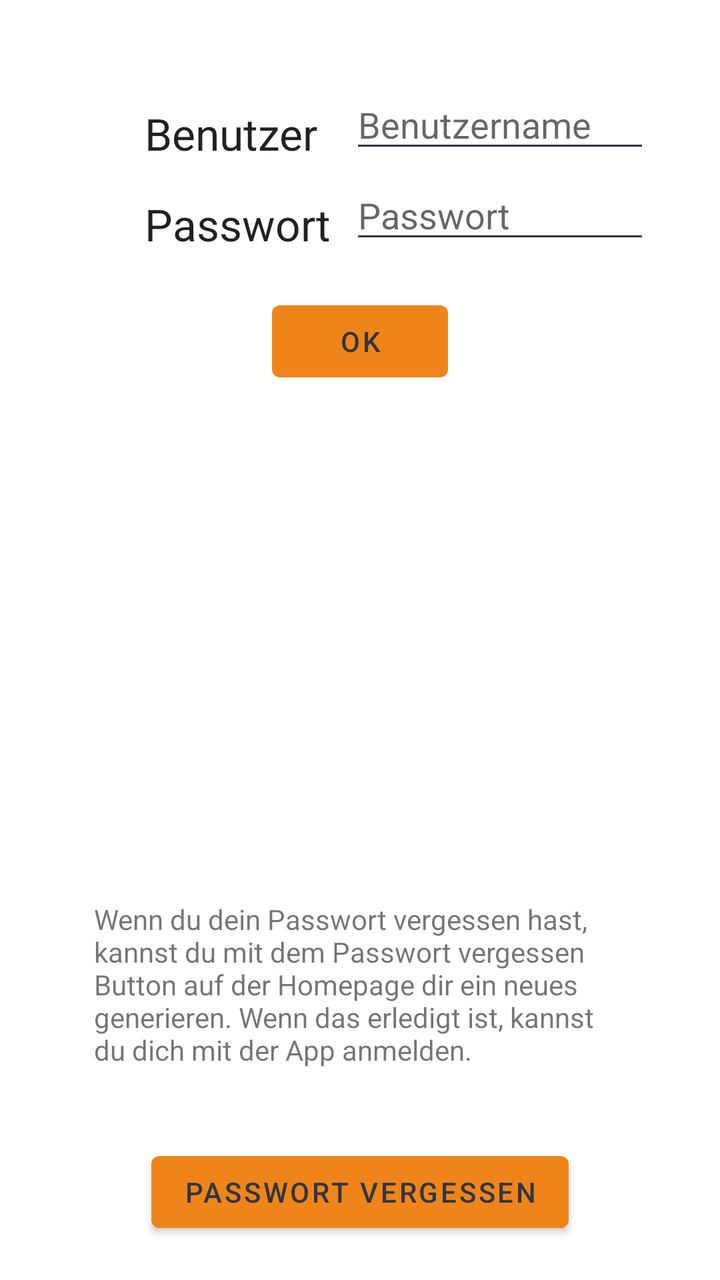
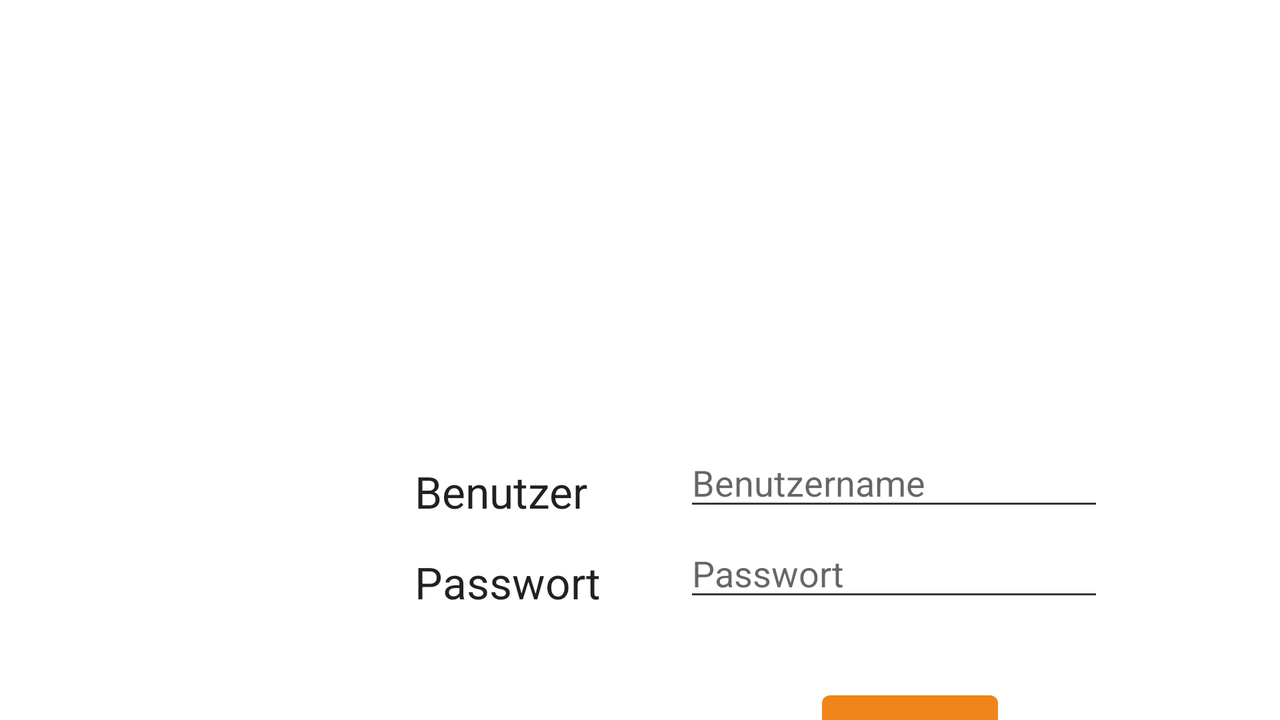

Compare how this app lays out the same screen by default and in its alternative resource folder. The renders come first, then the two layout files and the values they reference.
<!-- AndroidManifest.xml: application theme Theme.Enjoy -->
<!-- res/layout/fragment_login.xml -->
<?xml version="1.0" encoding="utf-8"?>
<androidx.constraintlayout.widget.ConstraintLayout
        xmlns:android="http://schemas.android.com/apk/res/android"
        xmlns:app="http://schemas.android.com/apk/res-auto"
        xmlns:tools="http://schemas.android.com/tools"
        android:layout_width="match_parent"
        android:layout_height="match_parent"
        tools:context=".login.LoginFragment">

  <ImageView
          android:src="@drawable/logo"
          android:layout_width="wrap_content"
          android:layout_height="wrap_content"
          android:id="@+id/logo"
          app:layout_constraintTop_toTopOf="parent"
          android:layout_marginTop="4dp"
          app:layout_constraintStart_toStartOf="parent"
          app:layout_constraintHorizontal_bias="0.5"
          app:layout_constraintEnd_toEndOf="parent"
          android:contentDescription="@string/logo"/>
  <EditText
          android:id="@+id/user"
          android:layout_width="wrap_content"
          android:layout_height="wrap_content"
          android:inputType="textPersonName"
          android:ems="10"
          app:layout_constraintStart_toEndOf="@+id/labelUser"
          android:layout_marginLeft="16dp"
          android:layout_marginStart="16dp"
          android:hint="@string/user_hint"
          android:autofillHints="Benutzername"
          android:width="150dp"
          app:layout_constraintBottom_toBottomOf="@+id/labelUser"
          />
  <TextView
          android:text="@string/password"
          android:layout_width="wrap_content"
          android:labelFor="@id/password"
          android:layout_height="wrap_content"
          android:id="@+id/labelPassword"
          android:textAppearance="@style/TextAppearance.AppCompat.Large"
          app:layout_constraintTop_toBottomOf="@+id/labelUser"
          android:layout_marginTop="16dp"
          android:layout_marginEnd="-30dp"
          app:layout_constraintEnd_toStartOf="@+id/buttonOk"
          android:layout_marginRight="-30dp"/>
  <TextView
          android:text="@string/user_label"
          android:layout_width="wrap_content"
          android:labelFor="@id/user"
          android:layout_height="wrap_content"
          android:id="@+id/labelUser"
          app:layout_constraintTop_toBottomOf="@+id/logo"
          android:textAppearance="@style/TextAppearance.AppCompat.Large"
          android:layout_marginTop="48dp"
          app:layout_constraintStart_toStartOf="@+id/labelPassword"/>
  <EditText
          android:id="@+id/password"
          android:layout_width="wrap_content"
          android:layout_height="wrap_content"
          android:inputType="textPassword"
          android:ems="10"
          app:layout_constraintStart_toStartOf="@+id/user"
          android:hint="@string/passwd_hint"
          android:autofillHints="Benutzername"
          android:width="150dp"
          app:layout_constraintBottom_toBottomOf="@+id/labelPassword"
          />
  <Button
          android:id="@+id/buttonOk"
          android:layout_width="wrap_content"
          android:layout_height="wrap_content"
          android:text="@string/ok"
          app:layout_constraintStart_toStartOf="parent"
          app:layout_constraintEnd_toEndOf="parent"
          app:layout_constraintTop_toBottomOf="@+id/labelPassword"
          android:layout_marginTop="20dp"/>
  <androidx.constraintlayout.widget.Guideline
          android:layout_width="wrap_content"
          android:layout_height="wrap_content"
          android:id="@+id/guideline"
          app:layout_constraintGuide_begin="20dp"
          android:orientation="horizontal"/>
  <TextView
          android:layout_width="267dp"
          android:layout_height="102dp"
          android:gravity="start|top"
          android:ems="10"
          android:id="@+id/lostPassword"
          android:text="@string/lostPassword"
          app:layout_constraintStart_toStartOf="parent"
          app:layout_constraintEnd_toEndOf="parent"
          app:layout_constraintHorizontal_bias="0.505"
          app:layout_constraintBottom_toTopOf="@+id/buttonLostPasswort"
          android:layout_marginBottom="20dp"/>
  <Button
          android:id="@+id/buttonLostPasswort"
          android:layout_width="wrap_content"
          android:layout_height="wrap_content"
          android:text="@string/lostPasswordBtn"
          app:layout_constraintStart_toStartOf="parent"
          app:layout_constraintHorizontal_bias="0.5"
          app:layout_constraintEnd_toEndOf="parent"
          app:layout_constraintBottom_toBottomOf="parent"
          android:layout_marginBottom="20dp"/>
</androidx.constraintlayout.widget.ConstraintLayout>
<!-- resources referenced by this layout -->
<resources>
  <!-- drawable logo: vector/xml drawable (drawable-night, 4646 chars, omitted) -->
  <string name="logo">Logo</string>
  <string name="lostPassword">Wenn du dein Passwort vergessen hast, kannst du mit dem Passwort vergessen Button auf der
      Homepage dir ein neues generieren. Wenn das erledigt ist, kannst du dich mit der App anmelden.
    </string>
  <string name="lostPasswordBtn">Passwort vergessen</string>
  <string name="ok">OK</string>
  <string name="passwd_hint">Passwort</string>
  <string name="password">Passwort</string>
  <string name="user_hint">Benutzername</string>
  <string name="user_label">Benutzer</string>
  <style name="Theme.Enjoy" parent="Theme.MaterialComponents.DayNight.DarkActionBar">
      <item name="colorPrimary">@color/enjoy_orange</item>
      <item name="colorOnPrimary">@color/enjoy_dark</item>
      <item name="android:statusBarColor" tools:targetApi="l">?attr/colorOnPrimary</item>
      <item name="backgroundTint" tools:targetApi="l">?attr/colorOnPrimary</item>
      <item name="android:textCursorDrawable" tools:targetApi="l">?attr/colorOnPrimary</item>
      <item name="colorControlActivated">?attr/colorOnPrimary</item>
      <item name="radioButtonStyle">@style/Theme.Enjoy.RadioButton</item>
    </style>
  <color name="enjoy_orange">#ef851a</color>
  <color name="enjoy_dark">#FF32353f</color>
  <style name="Theme.Enjoy.RadioButton" parent="Theme.AppCompat.Light">
      <item name="buttonTint">@color/enjoy_orange</item>
    </style>
</resources>
<!-- res/layout-land/fragment_login.xml (the repository's variant of the layout above) -->
<!-- drawn on the phone turned sideways -->
<?xml version="1.0" encoding="utf-8"?>
<androidx.constraintlayout.widget.ConstraintLayout
        xmlns:android="http://schemas.android.com/apk/res/android"
        xmlns:app="http://schemas.android.com/apk/res-auto"
        xmlns:tools="http://schemas.android.com/tools"
        android:layout_width="match_parent"
        android:layout_height="match_parent"
        tools:context=".login.LoginFragment">

  <ImageView
          android:src="@drawable/logo"
          android:layout_width="wrap_content"
          android:layout_height="wrap_content"
          android:id="@+id/logo"
          app:layout_constraintStart_toStartOf="parent"
          android:contentDescription="@string/logo"
          android:layout_marginLeft="60dp"
          android:layout_marginStart="60dp"
          app:layout_constraintTop_toTopOf="parent"
          app:layout_constraintBottom_toBottomOf="parent"
          app:layout_constraintVertical_bias="0.497"/>
  <TextView
          android:text="@string/user_label"
          android:layout_width="wrap_content"
          android:labelFor="@id/user"
          android:layout_height="wrap_content"
          android:id="@+id/labelUser"
          android:textAppearance="@style/TextAppearance.AppCompat.Large"
          app:layout_constraintTop_toTopOf="@+id/logo"
          android:layout_marginTop="52dp"
          app:layout_constraintEnd_toStartOf="@+id/user"
          android:layout_marginEnd="48dp"
          android:layout_marginRight="48dp"/>
  <EditText
          android:id="@+id/user"
          android:layout_width="wrap_content"
          android:layout_height="wrap_content"
          android:inputType="textPersonName"
          android:ems="10"
          android:hint="@string/user_hint"
          android:autofillHints="Benutzername"
          app:layout_constraintBottom_toBottomOf="@+id/labelUser"
          app:layout_constraintEnd_toEndOf="parent"
          android:layout_marginEnd="88dp"
          android:layout_marginRight="88dp"/>
  <TextView
          android:text="@string/password"
          android:layout_width="wrap_content"
          android:labelFor="@id/password"
          android:layout_height="wrap_content"
          android:id="@+id/labelPassword"
          android:textAppearance="@style/TextAppearance.AppCompat.Large"
          app:layout_constraintTop_toBottomOf="@+id/labelUser"
          android:layout_marginTop="16dp"
          app:layout_constraintStart_toStartOf="@+id/labelUser"/>
  <EditText
          android:id="@+id/password"
          android:layout_width="wrap_content"
          android:layout_height="wrap_content"
          android:inputType="textPassword"
          android:ems="10"
          app:layout_constraintStart_toStartOf="@+id/user"
          android:hint="@string/passwd_hint"
          android:autofillHints="Benutzername"
          app:layout_constraintBottom_toBottomOf="@+id/labelPassword"/>
  <Button
          android:id="@+id/buttonOk"
          android:layout_width="wrap_content"
          android:layout_height="wrap_content"
          android:text="@string/ok"
          app:layout_constraintTop_toBottomOf="@+id/labelPassword"
          android:layout_marginTop="36dp"
          app:layout_constraintStart_toStartOf="@+id/password"
          android:layout_marginLeft="69dp"
          android:layout_marginStart="69dp"/>
  <androidx.constraintlayout.widget.Guideline
          android:layout_width="wrap_content"
          android:layout_height="wrap_content"
          android:id="@+id/guideline"
          app:layout_constraintGuide_begin="20dp"
          android:orientation="horizontal"/>
</androidx.constraintlayout.widget.ConstraintLayout>
<!-- resources referenced by the variant -->
<!-- as the phone turned sideways resolves them -->
<resources>
  <!-- drawable logo: vector/xml drawable (drawable-night, 4646 chars, omitted) -->
  <string name="logo">Logo</string>
  <string name="ok">OK</string>
  <string name="passwd_hint">Passwort</string>
  <string name="password">Passwort</string>
  <string name="user_hint">Benutzername</string>
  <string name="user_label">Benutzer</string>
  <style name="Theme.Enjoy" parent="Theme.MaterialComponents.DayNight.DarkActionBar">
      <item name="colorPrimary">@color/enjoy_orange</item>
      <item name="colorOnPrimary">@color/enjoy_dark</item>
      <item name="android:statusBarColor" tools:targetApi="l">?attr/colorOnPrimary</item>
      <item name="backgroundTint" tools:targetApi="l">?attr/colorOnPrimary</item>
      <item name="android:textCursorDrawable" tools:targetApi="l">?attr/colorOnPrimary</item>
      <item name="colorControlActivated">?attr/colorOnPrimary</item>
      <item name="radioButtonStyle">@style/Theme.Enjoy.RadioButton</item>
    </style>
  <color name="enjoy_orange">#ef851a</color>
  <color name="enjoy_dark">#FF32353f</color>
  <style name="Theme.Enjoy.RadioButton" parent="Theme.AppCompat.Light">
      <item name="buttonTint">@color/enjoy_orange</item>
    </style>
</resources>
